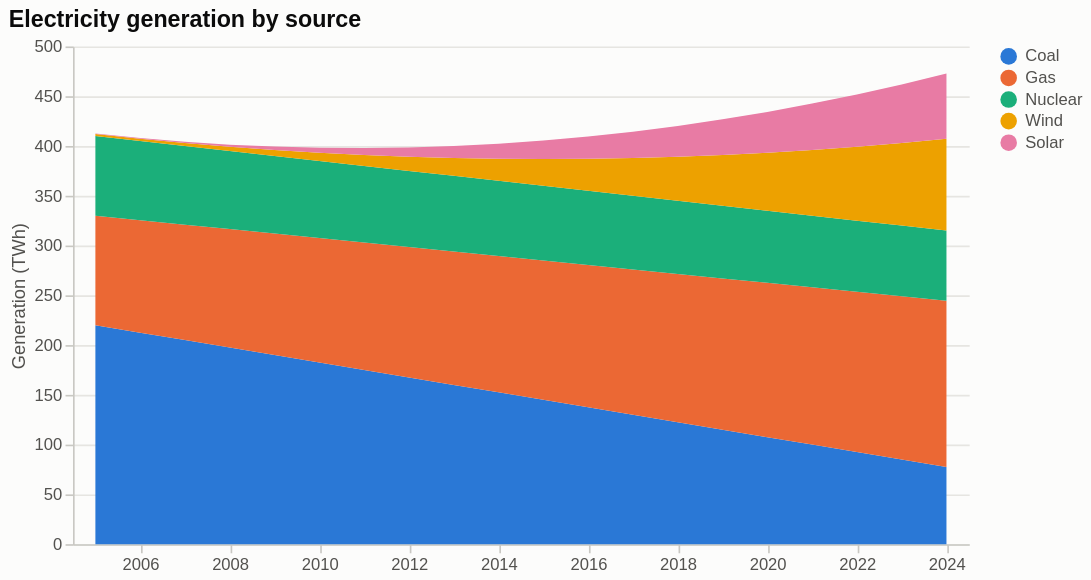

Notebook source saved alongside this figure:
### Markdown cell above
### altair

### Code cell
import altair as alt
long = df.rename_axis("year").reset_index().melt(id_vars="year", var_name="source", value_name="twh")
chart = alt.Chart(long).mark_area().encode(
    x=alt.X("year:O", title=None, axis=alt.Axis(labelAngle=0, values=list(range(2006, 2025, 2)))),
    y=alt.Y("twh:Q", stack="zero", title="Generation (TWh)"),
    color=alt.Color("source:N", sort=list(df.columns), title=None),
    order=alt.Order("order:Q"),
    tooltip=["year", "source", alt.Tooltip("twh:Q", format=".0f")],
).transform_calculate(order=f"indexof({list(df.columns)}, datum.source)"
).properties(title="Electricity generation by source", width=540, height=300)
chart

### Figure 1 — Vega-Lite specification as saved in the notebook (floating-point values rounded to 4 significant figures)
{"config": {"background": "#fcfcfb", "view": {"stroke": null}, "range": {"category": ["#2a78d6", "#eb6834", "#1baf7a", "#eda100", "#e87ba4", "#008300", "#6250d6", "#e34948"]}, "font": "Helvetica, Arial, sans-serif", "title": {"anchor": "start", "fontSize": 14, "color": "#0b0b0b"}, "axis": {"gridColor": "#e6e5e1", "domainColor": "#c9c8c3", "tickColor": "#c9c8c3", "labelColor": "#52514e", "titleColor": "#52514e", "titleFontWeight": "normal"}, "legend": {"labelColor": "#52514e", "titleColor": "#52514e"}}, "data": {"name": "data-ebcc13160b75918796624baf09aca3f0"}, "mark": {"type": "area"}, "encoding": {"color": {"field": "source", "sort": ["Coal", "Gas", "Nuclear", "Wind", "Solar"], "title": null, "type": "nominal"}, "order": {"field": "order", "type": "quantitative"}, "tooltip": [{"field": "year", "type": "quantitative"}, {"field": "source", "type": "nominal"}, {"field": "twh", "format": ".0f", "type": "quantitative"}], "x": {"axis": {"labelAngle": 0, "values": [2006, 2008, 2010, 2012, 2014, 2016, 2018, 2020, 2022, 2024]}, "field": "year", "title": null, "type": "ordinal"}, "y": {"field": "twh", "stack": "zero", "title": "Generation (TWh)", "type": "quantitative"}}, "height": 300, "title": "Electricity generation by source", "transform": [{"calculate": "indexof(['Coal', 'Gas', 'Nuclear', 'Wind', 'Solar'], datum.source)", "as": "order"}], "width": 540, "$schema": "https://vega.github.io/schema/vega-lite/v6.4.1.json", "datasets": {"data-ebcc13160b75918796624baf09aca3f0": [{"year": 2005, "source": "Coal", "twh": 220.0}, {"year": 2006, "source": "Coal", "twh": 212.5}, {"year": 2007, "source": "Coal", "twh": 205.0}, {"year": 2008, "source": "Coal", "twh": 197.5}, {"year": 2009, "source": "Coal", "twh": 190.0}, {"year": 2010, "source": "Coal", "twh": 182.5}, {"year": 2011, "source": "Coal", "twh": 175.0}, {"year": 2012, "source": "Coal", "twh": 167.5}, {"year": 2013, "source": "Coal", "twh": 160.0}, {"year": 2014, "source": "Coal", "twh": 152.5}, {"year": 2015, "source": "Coal", "twh": 145.0}, {"year": 2016, "source": "Coal", "twh": 137.5}, {"year": 2017, "source": "Coal", "twh": 130.0}, {"year": 2018, "source": "Coal", "twh": 122.5}, {"year": 2019, "source": "Coal", "twh": 115.0}, {"year": 2020, "source": "Coal", "twh": 107.5}, {"year": 2021, "source": "Coal", "twh": 100.0}, {"year": 2022, "source": "Coal", "twh": 92.5}, {"year": 2023, "source": "Coal", "twh": 85.0}, {"year": 2024, "source": "Coal", "twh": 77.5}, {"year": 2005, "source": "Gas", "twh": 110.0}, {"year": 2006, "source": "Gas", "twh": 113.0}, {"year": 2007, "source": "Gas", "twh": 116.0}, {"year": 2008, "source": "Gas", "twh": 119.0}, {"year": 2009, "source": "Gas", "twh": 122.0}, {"year": 2010, "source": "Gas", "twh": 125.0}, {"year": 2011, "source": "Gas", "twh": 128.0}, {"year": 2012, "source": "Gas", "twh": 131.0}, {"year": 2013, "source": "Gas", "twh": 134.0}, {"year": 2014, "source": "Gas", "twh": 137.0}, {"year": 2015, "source": "Gas", "twh": 140.0}, {"year": 2016, "source": "Gas", "twh": 143.0}, {"year": 2017, "source": "Gas", "twh": 146.0}, {"year": 2018, "source": "Gas", "twh": 149.0}, {"year": 2019, "source": "Gas", "twh": 152.0}, {"year": 2020, "source": "Gas", "twh": 155.0}, {"year": 2021, "source": "Gas", "twh": 158.0}, {"year": 2022, "source": "Gas", "twh": 161.0}, {"year": 2023, "source": "Gas", "twh": 164.0}, {"year": 2024, "source": "Gas", "twh": 167.0}, {"year": 2005, "source": "Nuclear", "twh": 80.0}, {"year": 2006, "source": "Nuclear", "twh": 79.5}, {"year": 2007, "source": "Nuclear", "twh": 79.0}, {"year": 2008, "source": "Nuclear", "twh": 78.5}, {"year": 2009, "source": "Nuclear", "twh": 78.0}, {"year": 2010, "source": "Nuclear", "twh": 77.5}, {"year": 2011, "source": "Nuclear", "twh": 77.0}, {"year": 2012, "source": "Nuclear", "twh": 76.5}, {"year": 2013, "source": "Nuclear", "twh": 76.0}, {"year": 2014, "source": "Nuclear", "twh": 75.5}, {"year": 2015, "source": "Nuclear", "twh": 75.0}, {"year": 2016, "source": "Nuclear", "twh": 74.5}, {"year": 2017, "source": "Nuclear", "twh": 74.0}, {"year": 2018, "source": "Nuclear", "twh": 73.5}, {"year": 2019, "source": "Nuclear", "twh": 73.0}, {"year": 2020, "source": "Nuclear", "twh": 72.5}, {"year": 2021, "source": "Nuclear", "twh": 72.0}, {"year": 2022, "source": "Nuclear", "twh": 71.5}, {"year": 2023, "source": "Nuclear", "twh": 71.0}, {"year": 2024, "source": "Nuclear", "twh": 70.5}, {"year": 2005, "source": "Wind", "twh": 2.0}, {"year": 2006, "source": "Wind", "twh": 2.25}, {"year": 2007, "source": "Wind", "twh": 3.0}, {"year": 2008, "source": "Wind", "twh": 4.25}, {"year": 2009, "source": "Wind", "twh": 6.0}, {"year": 2010, "source": "Wind", "twh": 8.25}, {"year": 2011, "source": "Wind", "twh": 11.0}, {"year": 2012, "source": "Wind", "twh": 14.25}, {"year": 2013, "source": "Wind", "twh": 18.0}, {"year": 2014, "source": "Wind", "twh": 22.25}, {"year": 2015, "source": "Wind", "twh": 27.0}, {"year": 2016, "source": "Wind", "twh": 32.25}, {"year": 2017, "source": "Wind", "twh": 38.0}, {"year": 2018, "source": "Wind", "twh": 44.25}, {"year": 2019, "source": "Wind", "twh": 51.0}, {"year": 2020, "source": "Wind", "twh": 58.25}, {"year": 2021, "source": "Wind", "twh": 66.0}, {"year": 2022, "source": "Wind", "twh": 74.25}, {"year": 2023, "source": "Wind", "twh": 83.0}, {"year": 2024, "source": "Wind", "twh": 92.25}, {"year": 2005, "source": "Solar", "twh": 0.5}, {"year": 2006, "source": "Solar", "twh": 0.68}, {"year": 2007, "source": "Solar", "twh": 1.22}, {"year": 2008, "source": "Solar", "twh": 2.12}, {"year": 2009, "source": "Solar", "twh": 3.38}, {"year": 2010, "source": "Solar", "twh": 5.0}, {"year": 2011, "source": "Solar", "twh": 6.98}, {"year": 2012, "source": "Solar", "twh": 9.32}, {"year": 2013, "source": "Solar", "twh": 12.02}, {"year": 2014, "source": "Solar", "twh": 15.08}, {"year": 2015, "source": "Solar", "twh": 18.5}, {"year": 2016, "source": "Solar", "twh": 22.28}, {"year": 2017, "source": "Solar", "twh": 26.42}, {"year": 2018, "source": "Solar", "twh": 30.92}, {"year": 2019, "source": "Solar", "twh": 35.78}, {"year": 2020, "source": "Solar", "twh": 41.0}, {"year": 2021, "source": "Solar", "twh": 46.58}, {"year": 2022, "source": "Solar", "twh": 52.52}, {"year": 2023, "source": "Solar", "twh": 58.82}, {"year": 2024, "source": "Solar", "twh": 65.48}]}}
